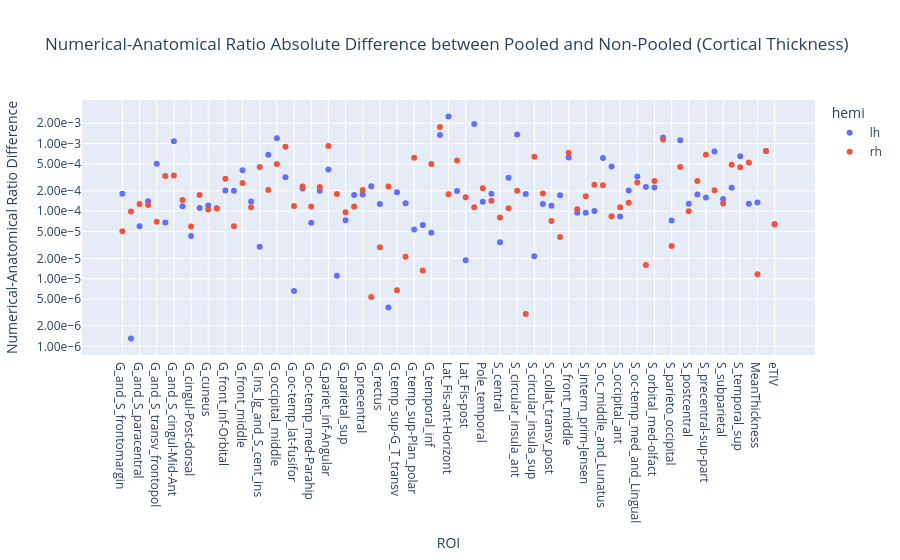

Here is the notebook cell this chart was saved with:
### Markdown cell above
#### Difference between pooled vs non-pooled

### Code cell
r_na_diff = r_na_pooled.copy()
r_na_diff["r"] = (r_na_diff["r"] - r_na["r"]).abs()
print(f"Max difference: {r_na_diff['r'].max()}")
fig = px.scatter(
    r_na_diff,
    x="ROI",
    y="r",
    log_y=True,
    color="hemi",
    title="Numerical-Anatomical Ratio Absolute Difference between Pooled and Non-Pooled (Cortical Thickness)",
    labels={"r": "Numerical-Anatomical Ratio Difference"},
).update_yaxes(tickformat=".2e")
print_figure(fig, "figures/thickness_r_na_diff.png")

### Figure 1 — Plotly figure (JSON) as saved in the notebook; plotly's stock layout.template omitted (floating-point values rounded to 4 significant figures)
{"data": [{"hovertemplate": "hemi=lh<br>ROI=%{x}<br>Numerical-Anatomical Ratio Difference=%{y}<extra></extra>", "legendgroup": "lh", "marker": {"color": "#636efa", "symbol": "circle"}, "mode": "markers", "name": "lh", "orientation": "v", "showlegend": true, "type": "scatter", "x": ["G_and_S_frontomargin", "G_and_S_occipital_inf", "G_and_S_paracentral", "G_and_S_subcentral", "G_and_S_transv_frontopol", "G_and_S_cingul-Ant", "G_and_S_cingul-Mid-Ant", "G_and_S_cingul-Mid-Post", "G_cingul-Post-dorsal", "G_cingul-Post-ventral", "G_cuneus", "G_front_inf-Opercular", "G_front_inf-Orbital", "G_front_inf-Triangul", "G_front_middle", "G_front_sup", "G_Ins_lg_and_S_cent_ins", "G_insular_short", "G_occipital_middle", "G_occipital_sup", "G_oc-temp_lat-fusifor", "G_oc-temp_med-Lingual", "G_oc-temp_med-Parahip", "G_orbital", "G_pariet_inf-Angular", "G_pariet_inf-Supramar", "G_parietal_sup", "G_postcentral", "G_precentral", "G_precuneus", "G_rectus", "G_subcallosal", "G_temp_sup-G_T_transv", "G_temp_sup-Lateral", "G_temp_sup-Plan_polar", "G_temp_sup-Plan_tempo", "G_temporal_inf", "G_temporal_middle", "Lat_Fis-ant-Horizont", "Lat_Fis-ant-Vertical", "Lat_Fis-post", "Pole_occipital", "Pole_temporal", "S_calcarine", "S_central", "S_cingul-Marginalis", "S_circular_insula_ant", "S_circular_insula_inf", "S_circular_insula_sup", "S_collat_transv_ant", "S_collat_transv_post", "S_front_inf", "S_front_middle", "S_front_sup", "S_interm_prim-Jensen", "S_intrapariet_and_P_trans", "S_oc_middle_and_Lunatus", "S_oc_sup_and_transversal", "S_occipital_ant", "S_oc-temp_lat", "S_oc-temp_med_and_Lingual", "S_orbital_lateral", "S_orbital_med-olfact", "S_orbital-H_Shaped", "S_parieto_occipital", "S_pericallosal", "S_postcentral", "S_precentral-inf-part", "S_precentral-sup-part", "S_suborbital", "S_subparietal", "S_temporal_inf", "S_temporal_sup", "S_temporal_transverse", "MeanThickness", "BrainSegVolNotVent", "eTIV"], "xaxis": "x", "y": [0.0001805, 1.307e-06, 6.006e-05, 0.0001405, 0.0005051, 6.796e-05, 0.001086, 0.0001186, 4.283e-05, 0.0001115, 0.0001214, 0.0001103, 0.0002021, 0.0002002, 0.0004019, 0.0001386, 2.977e-05, 0.0006813, 0.001199, 0.0003177, 6.578e-06, 0.0002166, 6.746e-05, 0.0002, 0.0004138, 1.111e-05, 7.33e-05, 0.0001741, 0.0001769, 0.0002338, 0.0001279, 3.764e-06, 0.0001908, 0.0001309, 5.347e-05, 6.253e-05, 4.779e-05, 0.001341, 0.002516, 0.0001987, 1.878e-05, 0.001941, 0.0001373, 0.0001808, 3.483e-05, 0.0003136, 0.001364, 0.000179, 2.145e-05, 0.0001277, 0.0001201, 0.0001727, 0.0006203, 9.497e-05, 9.506e-05, 0.0001007, 0.0006102, 0.0004586, 8.321e-05, 0.000203, 0.0003262, 0.000228, 0.0002234, 0.001236, 7.27e-05, 0.001116, 0.0001284, 0.000177, 0.0001592, 0.0007631, 0.0001508, 0.0002213, 0.0006516, 0.0001284, 0.0001339, 0.0007769, 6.406e-05], "yaxis": "y"}, {"hovertemplate": "hemi=rh<br>ROI=%{x}<br>Numerical-Anatomical Ratio Difference=%{y}<extra></extra>", "legendgroup": "rh", "marker": {"color": "#EF553B", "symbol": "circle"}, "mode": "markers", "name": "rh", "orientation": "v", "showlegend": true, "type": "scatter", "x": ["G_and_S_frontomargin", "G_and_S_occipital_inf", "G_and_S_paracentral", "G_and_S_subcentral", "G_and_S_transv_frontopol", "G_and_S_cingul-Ant", "G_and_S_cingul-Mid-Ant", "G_and_S_cingul-Mid-Post", "G_cingul-Post-dorsal", "G_cingul-Post-ventral", "G_cuneus", "G_front_inf-Opercular", "G_front_inf-Orbital", "G_front_inf-Triangul", "G_front_middle", "G_front_sup", "G_Ins_lg_and_S_cent_ins", "G_insular_short", "G_occipital_middle", "G_occipital_sup", "G_oc-temp_lat-fusifor", "G_oc-temp_med-Lingual", "G_oc-temp_med-Parahip", "G_orbital", "G_pariet_inf-Angular", "G_pariet_inf-Supramar", "G_parietal_sup", "G_postcentral", "G_precentral", "G_precuneus", "G_rectus", "G_subcallosal", "G_temp_sup-G_T_transv", "G_temp_sup-Lateral", "G_temp_sup-Plan_polar", "G_temp_sup-Plan_tempo", "G_temporal_inf", "G_temporal_middle", "Lat_Fis-ant-Horizont", "Lat_Fis-ant-Vertical", "Lat_Fis-post", "Pole_occipital", "Pole_temporal", "S_calcarine", "S_central", "S_cingul-Marginalis", "S_circular_insula_ant", "S_circular_insula_inf", "S_circular_insula_sup", "S_collat_transv_ant", "S_collat_transv_post", "S_front_inf", "S_front_middle", "S_front_sup", "S_interm_prim-Jensen", "S_intrapariet_and_P_trans", "S_oc_middle_and_Lunatus", "S_oc_sup_and_transversal", "S_occipital_ant", "S_oc-temp_lat", "S_oc-temp_med_and_Lingual", "S_orbital_lateral", "S_orbital_med-olfact", "S_orbital-H_Shaped", "S_parieto_occipital", "S_pericallosal", "S_postcentral", "S_precentral-inf-part", "S_precentral-sup-part", "S_suborbital", "S_subparietal", "S_temporal_inf", "S_temporal_sup", "S_temporal_transverse", "MeanThickness", "BrainSegVolNotVent", "eTIV"], "xaxis": "x", "y": [5.064e-05, 9.905e-05, 0.0001277, 0.0001237, 6.997e-05, 0.0003305, 0.0003371, 0.000146, 5.931e-05, 0.0001739, 0.0001056, 0.0001098, 0.0003024, 6.008e-05, 0.0002622, 0.0001141, 0.0004511, 0.0002061, 0.0005003, 0.0008946, 0.0001196, 0.0002326, 0.0001168, 0.0002284, 0.0009203, 0.0001789, 9.609e-05, 0.000117, 0.000205, 5.39e-06, 2.917e-05, 0.0002315, 6.764e-06, 2.126e-05, 0.0006187, 1.324e-05, 0.0005001, 0.001761, 0.000178, 0.0005613, 0.0001605, 0.0001146, 0.0002184, 0.0001426, 8.09e-05, 0.0001104, 0.0002005, 3.006e-06, 0.0006384, 0.0001823, 7.174e-05, 4.139e-05, 0.0007305, 0.0001068, 0.0001658, 0.0002451, 0.0002414, 8.404e-05, 0.0001143, 0.0001336, 0.0002666, 1.597e-05, 0.0002792, 0.001148, 3.059e-05, 0.0004486, 0.0001001, 0.0002801, 0.0006846, 0.0002049, 0.0001294, 0.0004848, 0.0004455, 0.0005269, 1.165e-05, 0.0007769, 6.406e-05], "yaxis": "y"}], "layout": {"legend": {"title": {"text": "hemi"}, "tracegroupgap": 0}, "title": {"text": "Numerical-Anatomical Ratio Absolute Difference between Pooled and Non-Pooled (Cortical Thickness)"}, "xaxis": {"anchor": "y", "domain": [0, 1], "title": {"text": "ROI"}}, "yaxis": {"anchor": "x", "domain": [0, 1], "tickformat": ".2e", "title": {"text": "Numerical-Anatomical Ratio Difference"}, "type": "log"}}}
